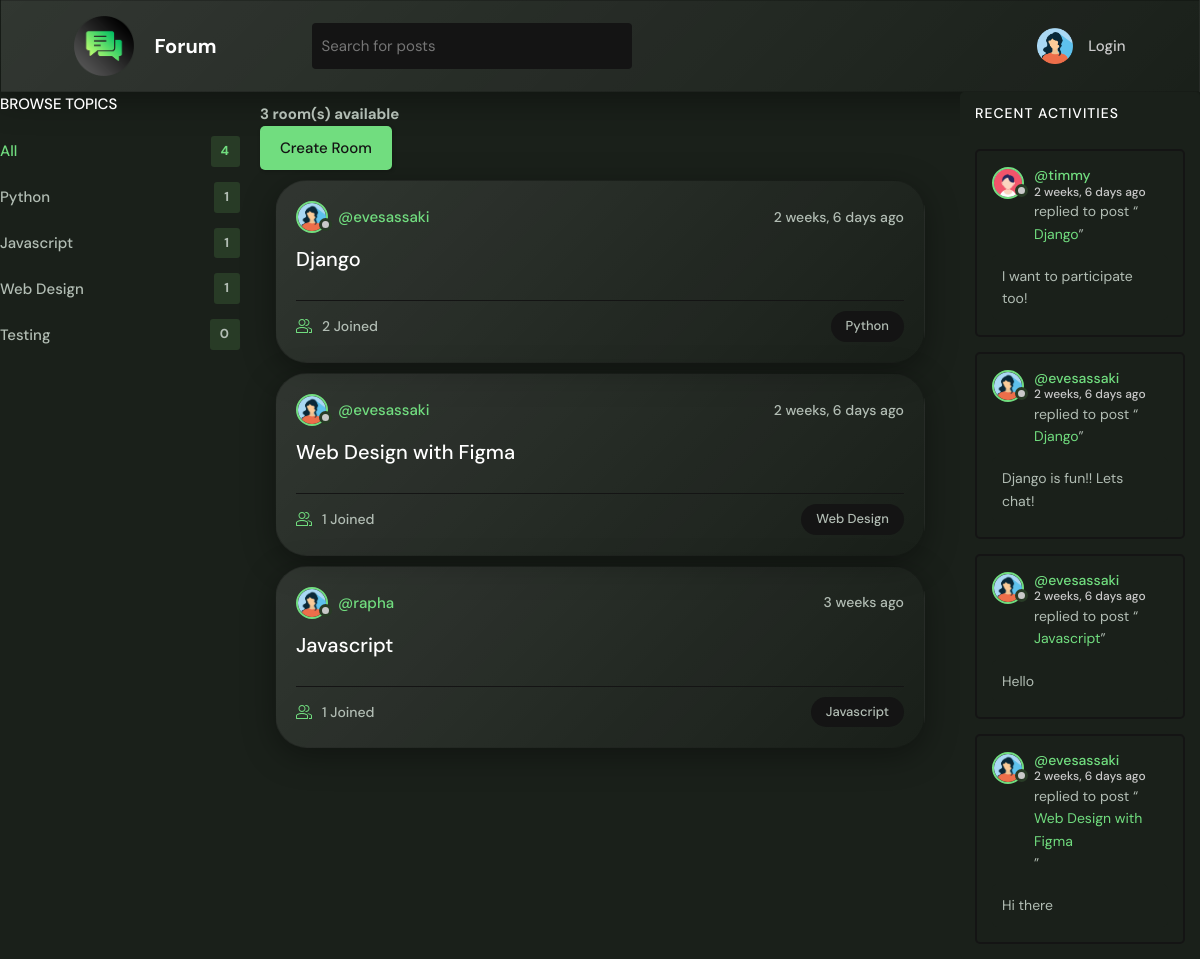
The page / on the database its author committed.
### base/models.py (models this page shows, shortened)
class Topic(models.Model):
    name = models.CharField(max_length=200)

class Room(models.Model):
    host = models.ForeignKey(User, on_delete=models.SET_NULL, null=True)
    topic = models.ForeignKey(Topic, on_delete=models.SET_NULL, null=True)
    name = models.CharField(max_length=200)
    description = models.TextField(null=True, blank=True)
    participants = models.ManyToManyField(User, related_name='participants', blank=True)
    updated = models.DateTimeField(auto_now=True)
    created = models.DateTimeField(auto_now_add=True)
    class Meta:
        ordering = ['-updated', '-created']
    def __str__(self):
        return self.name

class User(AbstractUser):
    name = models.CharField(max_length=200, null=True)
    email = models.EmailField(unique=True, null=True)
    bio = models.TextField(null=True)
    avatar = models.ImageField(null=True, default='avatar.png')
    USERNAME_FIELD = 'email'
    REQUIRED_FIELDS = []

class Message(models.Model):
    user = models.ForeignKey(User, on_delete=models.CASCADE)
    room = models.ForeignKey(Room, on_delete=models.CASCADE)
    body = models.TextField()
    updated = models.DateTimeField(auto_now=True)
    created = models.DateTimeField(auto_now_add=True)
    class Meta:
        ordering = ['-updated', '-created']

### base/views.py (the view)
# urls.py: path('', views.home, name="home"),
def home(request):
    q = request.GET.get('q') if request.GET.get('q') != None else ''
    rooms = Room.objects.filter(
        Q(topic__name__icontains=q) |
        Q(name__icontains=q) |
        Q(description__icontains=q)
        )
    topics = Topic.objects.all()
    room_count = rooms.count()
    room_messages = Message.objects.filter(Q(room__topic__name__icontains = q))
    context = {'rooms': rooms, 'topics': topics, 'room_count': room_count, 'room_messages': room_messages}
    return render(request, 'base/home.html', context)

### base/templates/base/home.html (shortened to what this page needs)
{% extends 'main.html' %} {% block content %}
<div class="home-container">
  <div>{% include 'base/topics_component.html' %}</div>
  <div class="room_count">
    <h5>{{room_count}} room(s) available</h5>
    <a class="btn" href="{% url 'create-room' %}">Create Room</a>
    {% include 'base/feed_component.html' %}
  </div>
  <div>{% include 'base/activity_component.html' %}</div>
</div>
{% endblock content %}

### base/templates/base/topics_component.html
<div class="topics">
  <div class="topics__header">
    <h2>Browse Topics</h2>
  </div>
  <ul class="topics__list">
    <li>
      <a href="{% url 'home' %}" class="active"
        >All <span>{{topics.count}}</span></a
      >
    </li>
    {% for topic in topics %}
    <li>
      <a href="{% url 'home' %}?q={{topic.name}}"
        >{{topic.name}}<span>{{topic.room_set.all.count}}</span></a
      >
    </li>
    {% endfor %}
  </ul>
</div>

### base/templates/base/feed_component.html (shortened to what this page needs)
{% for room in rooms %}
<div class="roomListRoom">
  <div class="roomListRoom__header">
    <a
      href="{% url 'user-profile' room.host.id %}"
      class="roomListRoom__author"
    >
      <div class="avatar avatar--small">
        <img src="{{room.host.avatar.url}}" />
      </div>
      <span>@{{room.host.username}}</span>
    </a>
    <div class="roomListRoom__actions">
      <span>{{room.created|timesince}} ago</span>
    </div>
  </div>
  <div class="roomListRoom__content">
    <a href="{% url 'room' room.id %}">{{room.name}}</a>
  </div>
  <div class="roomListRoom__meta">
    <a href="{% url 'room' room.id %}" class="roomListRoom__joined">
      {{room.participants.all.count}} Joined
    </a>
    <p class="roomListRoom__topic">{{room.topic.name}}</p>
  </div>
</div>
{% endfor %}

### base/templates/base/activity_component.html (shortened to what this page needs)
<div class="activities">
  <div class="activities__header">
    <h2>Recent Activities</h2>
  </div>
  {% for message in room_messages %}
  <div class="activities__box">
    <div class="activities__boxHeader roomListRoom__header">
      <a
        href="{% url 'user-profile' message.user.id %}"
        class="roomListRoom__author"
      >
        <div class="avatar avatar--small">
          <img src="{{message.user.avatar.url}}" />
        </div>
        <p>
          @{{message.user.username}}
          <span>{{message.created|timesince}} ago</span>
        </p>
      </a>
    </div>
    <div class="activities__boxContent">
      <p>
        replied to post “<a href="{% url 'room' message.room.id %}"
          >{{message.room}}</a
        >”
      </p>
      <div class="activities__boxRoomContent">{{message.body}}</div>
    </div>
  </div>
  {% endfor %}
</div>

### static/styles/style.css (style rules this page uses)
:root { --color-main: #71dd7f; --color-main-light: #e1f6fb; --color-dark: #283b26; --color-dark-medium: #141414; --color-light: #ffffff; --color-gray: #c9c9c9; --color-light-gray: #b2bdb4; --color-bg: #1a201a; --color-success: #5dd693; --color-error: #fc4b0b; }
* { font-family: "DM Sans", -apple-system, BlinkMacSystemFont, "Segoe UI", Roboto, Oxygen, Ubuntu, Cantarell, "Open Sans", "Helvetica Neue", sans-serif; margin: 0; padding: 0; box-sizing: border-box; text-rendering: optimizeLegibility; font-size: inherit; }
html { font-size: 56.25%; }
@media only screen and (min-width: 1200px) { html { font-size: 62.5%; } }
body { line-height: 1.6; font-weight: 400; font-size: 1.5rem; color: var(--color-light-gray); background-color: var(--color-bg); min-height: 100vh; }
img { width: 100%; }
a { display: inline-block; color: var(--color-main); text-decoration: none; }
.btn { background-color: var(--color-main); color: #141414; border: none; display: inline-flex; align-items: center; gap: 1rem; cursor: pointer; transition: all ease-in-out 0.3s; padding: 1rem 2rem; border-radius: 5px; box-shadow: 1px 1px 3px 1px rgba(0, 0, 0, 0.15); font-weight: 500; }
.avatar { position: relative; display: inline-block; border-radius: 50%; border: 2px solid var(--color-main); }
.avatar img { display: block; border-radius: 50%; object-fit: cover; object-position: center; }
.avatar::after { content: ""; display: block; position: absolute; background-color: var(--color-gray); z-index: 111; border-radius: 50%; border: 0.3rem solid var(--color-dark); }
.avatar.avatar--small img { width: 2.8rem; height: 2.8rem; }
.avatar.avatar--small:after { width: 0.7rem; height: 0.7rem; bottom: 0px; right: -6px; }
.topics__header { margin-bottom: 2rem; }
.topics__header h2 { text-transform: uppercase; font-weight: 500; color: var(--color-light); }
.topics__list { list-style: none; }
.topics__list li a { display: flex; align-items: center; justify-content: space-between; margin-bottom: 1.5rem; font-weight: 500; color: var(--color-light-gray); transition: all 0.3s ease-in-out; }
.topics__list li a.active, .topics__list li a:hover { color: var(--color-main); }
.topics__list li a span { padding: 0.5rem 1rem; background-color: var(--color-dark); border-radius: 3px; font-size: 1.3rem; font-weight: 700; letter-spacing: 1px; }
.roomListRoom { margin-bottom: 2.4rem; background: linear-gradient(135deg, rgba(255, 255, 255, 0.1), rgba(255, 255, 255, 0)); -webkit-backdrop-filter: blur(20px); box-shadow: 0 8px 32px 0 rgba(0, 0, 0, 0.37); border: 1px solid rgba(0, 0, 0, 0.18); border-radius: 32px; padding: 2rem; margin: 1rem 1.5rem; }
.roomListRoom__header { display: flex; justify-content: space-between; align-items: center; }
.roomListRoom__author { font-weight: 500; display: flex; align-items: center; gap: 1rem; }
.roomListRoom__actions { display: flex; align-items: flex-start; gap: 1rem; position: relative; }
.roomListRoom__actions span { font-size: 1.4rem; font-weight: 500; }
.roomListRoom__content { margin: 1rem 0; }
.roomListRoom__content a { font-size: 2rem; font-weight: 500; margin-bottom: 1.5rem; color: var(--color-light); transition: all 0.3s ease-in-out; }
.roomListRoom__meta { border-top: 1px solid var(--color-dark-medium); padding-top: 1rem; display: flex; align-items: center; justify-content: space-between; }
.roomListRoom__joined { color: var(--color-light-gray); display: flex; align-items: center; gap: 1rem; font-size: 1.4rem; font-weight: 500; }
.roomListRoom__joined svg { fill: var(--color-main); width: 1.6rem; height: 1.6rem; }
.roomListRoom__topic { padding: 5px 1.5rem; background-color: var(--color-dark-medium); border-radius: 5rem; font-weight: 500; font-size: 1.3rem; }
.activities { background: var(--color-bg); border-radius: 5px; overflow: hidden; }
.activities__header h2 { background-color: var(--color-bg); text-transform: uppercase; font-weight: 500; padding: 1rem 1.5rem; color: var(--color-light); letter-spacing: 1px; font-size: 1.4rem; }
.activities__box { margin: 1.5rem; padding: 1.5rem; border: 2px solid var(--color-dark-medium); border-radius: 5px; }
.activities__boxHeader p { font-size: 1.4rem; line-height: 1.3; }
.activities__boxHeader p span { color: var(--color-gray); font-size: 1.2rem; display: block; }
.activities__boxContent { margin-left: 4.2rem; }
.activities__boxContent { font-size: 1.4rem; }
.activities__boxRoomContent { background: var(--color-bg); padding: 1rem; border-radius: 5px; margin-top: 1rem; margin-left: -4.2rem; }

### rows shown on the page
Topic: name "Python", room_set.all.count "1"
Topic: name "Javascript", room_set.all.count "1"
Topic: name "Web Design", room_set.all.count "1"
Topic: name "Testing", room_set.all.count "0"
Room: host.avatar (picture), host.username "evesassaki", created "2 weeks, 6 days", name "Django", participants.all.count "2", topic.name "Python"
Room: host.avatar (picture), host.username "evesassaki", created "2 weeks, 6 days", name "Web Design with Figma", participants.all.count "1", topic.name "Web Design"
Room: host.avatar (placeholder picture), host.username "rapha", created "3 weeks", name "Javascript", participants.all.count "1", topic.name "Javascript"
Message: user.avatar (picture), user.username "timmy", created "2 weeks, 6 days", room "Django", body "I want to participate too!"
Message: user.avatar (picture), user.username "evesassaki", created "2 weeks, 6 days", room "Django", body "Django is fun!! Lets chat!"
Message: user.avatar (picture), user.username "evesassaki", created "2 weeks, 6 days", room "Javascript", body "Hello"
Message: user.avatar (picture), user.username "evesassaki", created "2 weeks, 6 days", room "Web Design with Figma", body "Hi there"

### other values the page prints
{{ topics.count }} "4"
{{ room_count }} "3"
